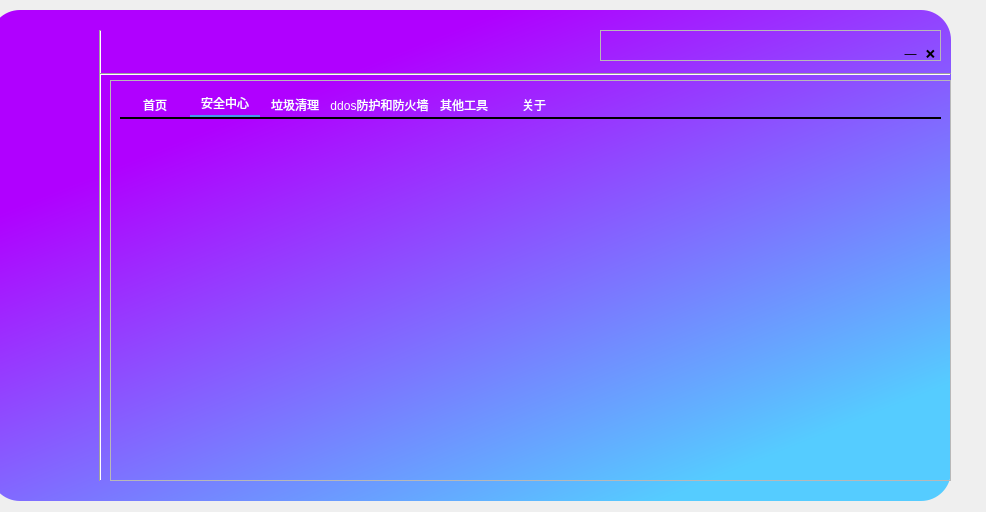
<?xml version="1.0" encoding="UTF-8"?>
<ui version="4.0">
 <class>Form</class>
 <widget class="QWidget" name="Form">
  <property name="geometry">
   <rect>
    <x>0</x>
    <y>0</y>
    <width>986</width>
    <height>512</height>
   </rect>
  </property>
  <property name="windowTitle">
   <string>Form</string>
  </property>
  <widget class="QFrame" name="frame">
   <property name="geometry">
    <rect>
     <x>-10</x>
     <y>10</y>
     <width>961</width>
     <height>491</height>
    </rect>
   </property>
   <property name="styleSheet">
    <string notr="true">#frame{
	background-color: qlineargradient(spread:pad, x1:0, y1:0, x2:0.796, y2:1, stop:0.258706 rgba(176, 0, 255, 255), stop:0.950249 rgba(85, 204, 255, 255));
border-radius:30px
}</string>
   </property>
   <property name="frameShape">
    <enum>QFrame::StyledPanel</enum>
   </property>
   <property name="frameShadow">
    <enum>QFrame::Raised</enum>
   </property>
   <widget class="Line" name="line">
    <property name="geometry">
     <rect>
      <x>-30</x>
      <y>20</y>
      <width>281</width>
      <height>451</height>
     </rect>
    </property>
    <property name="orientation">
     <enum>Qt::Vertical</enum>
    </property>
   </widget>
   <widget class="QFrame" name="frame_2">
    <property name="geometry">
     <rect>
      <x>610</x>
      <y>20</y>
      <width>341</width>
      <height>31</height>
     </rect>
    </property>
    <property name="styleSheet">
     <string notr="true">QPushButton{
    border:none;
}
qpushbutton:hover{
   padding-bottom:5px;
}</string>
    </property>
    <property name="frameShape">
     <enum>QFrame::StyledPanel</enum>
    </property>
    <property name="frameShadow">
     <enum>QFrame::Raised</enum>
    </property>
    <widget class="QPushButton" name="pushButton_3">
     <property name="geometry">
      <rect>
       <x>300</x>
       <y>10</y>
       <width>21</width>
       <height>28</height>
      </rect>
     </property>
     <property name="text">
      <string>—</string>
     </property>
    </widget>
    <widget class="QPushButton" name="pushButton_4">
     <property name="geometry">
      <rect>
       <x>320</x>
       <y>10</y>
       <width>21</width>
       <height>28</height>
      </rect>
     </property>
     <property name="styleSheet">
      <string notr="true"/>
     </property>
     <property name="text">
      <string>❌</string>
     </property>
    </widget>
    <widget class="Line" name="line_2">
     <property name="geometry">
      <rect>
       <x>-450</x>
       <y>10</y>
       <width>781</width>
       <height>81</height>
      </rect>
     </property>
     <property name="orientation">
      <enum>Qt::Horizontal</enum>
     </property>
    </widget>
   </widget>
   <widget class="QFrame" name="frame_4">
    <property name="geometry">
     <rect>
      <x>120</x>
      <y>70</y>
      <width>841</width>
      <height>401</height>
     </rect>
    </property>
    <property name="frameShape">
     <enum>QFrame::StyledPanel</enum>
    </property>
    <property name="frameShadow">
     <enum>QFrame::Raised</enum>
    </property>
    <layout class="QVBoxLayout" name="verticalLayout_2">
     <item>
      <widget class="QTabWidget" name="tabWidget">
       <property name="styleSheet">
        <string notr="true">QTabWidget::pane{
min-width:70px;
min-height:25px;
border-top: 2px solid;

}

QTabBar::tab {

min-width:70px;

min-height:25px;

color: white;

font:12px &quot;Microsoft YaHei&quot;;

border: 0px solid;



}

QTabBar::tab:selected{

min-width:70px;

min-height:25px;
color: white;

font:13px &quot;Microsoft YaHei&quot;;

border: 0px solid;

border-bottom: 2px solid;

border-color: #4796f0;

}</string>
       </property>
       <property name="currentIndex">
        <number>1</number>
       </property>
       <widget class="QWidget" name="tab">
        <attribute name="title">
         <string>首页</string>
        </attribute>
        <widget class="QLineEdit" name="lineEdit">
         <property name="geometry">
          <rect>
           <x>40</x>
           <y>80</y>
           <width>231</width>
           <height>30</height>
          </rect>
         </property>
         <property name="styleSheet">
          <string notr="true">font-family:微软雅黑;
color:gray;</string>
         </property>
         <property name="placeholderText">
          <string>账号</string>
         </property>
        </widget>
        <widget class="QLineEdit" name="lineEdit_2">
         <property name="geometry">
          <rect>
           <x>40</x>
           <y>130</y>
           <width>231</width>
           <height>30</height>
          </rect>
         </property>
         <property name="styleSheet">
          <string notr="true">font-family:微软雅黑;
color:gray;</string>
         </property>
         <property name="placeholderText">
          <string>密码</string>
         </property>
        </widget>
        <widget class="QTextEdit" name="textEdit">
         <property name="geometry">
          <rect>
           <x>540</x>
           <y>40</y>
           <width>230</width>
           <height>131</height>
          </rect>
         </property>
         <property name="styleSheet">
          <string notr="true">QTextEdit {
	background-color: rgb(27, 29, 35);
	border-radius: 5px;
	padding: 10px;
	font-family:微软雅黑;
	color:white;
}
QTextEdit:hover {
	border: 2px solid rgb(64, 71, 88);
}
QTextEdit:focus {
	border: 2px solid rgb(91, 101, 124);
}</string>
         </property>
         <property name="undoRedoEnabled">
          <bool>false</bool>
         </property>
         <property name="readOnly">
          <bool>true</bool>
         </property>
         <property name="html">
          <string>&lt;!DOCTYPE HTML PUBLIC &quot;-//W3C//DTD HTML 4.0//EN&quot; &quot;http://www.w3.org/TR/REC-html40/strict.dtd&quot;&gt;
&lt;html&gt;&lt;head&gt;&lt;meta name=&quot;qrichtext&quot; content=&quot;1&quot; /&gt;&lt;style type=&quot;text/css&quot;&gt;
p, li { white-space: pre-wrap; }
&lt;/style&gt;&lt;/head&gt;&lt;body style=&quot; font-family:'微软雅黑'; font-size:9pt; font-weight:400; font-style:normal;&quot;&gt;
&lt;p style=&quot; margin-top:0px; margin-bottom:0px; margin-left:0px; margin-right:0px; -qt-block-indent:0; text-indent:0px;&quot;&gt;Made By ImportThis&lt;/p&gt;
&lt;p style=&quot; margin-top:0px; margin-bottom:0px; margin-left:0px; margin-right:0px; -qt-block-indent:0; text-indent:0px;&quot;&gt;QQ: 2076966127&lt;/p&gt;
&lt;p style=&quot; margin-top:0px; margin-bottom:0px; margin-left:0px; margin-right:0px; -qt-block-indent:0; text-indent:0px;&quot;&gt;2021/05/20&lt;/p&gt;&lt;/body&gt;&lt;/html&gt;</string>
         </property>
        </widget>
        <widget class="QPushButton" name="pushButton">
         <property name="geometry">
          <rect>
           <x>90</x>
           <y>200</y>
           <width>131</width>
           <height>31</height>
          </rect>
         </property>
         <property name="sizePolicy">
          <sizepolicy hsizetype="Ignored" vsizetype="Fixed">
           <horstretch>0</horstretch>
           <verstretch>0</verstretch>
          </sizepolicy>
         </property>
         <property name="minimumSize">
          <size>
           <width>20</width>
           <height>20</height>
          </size>
         </property>
         <property name="font">
          <font>
           <family>Segoe UI</family>
           <pointsize>9</pointsize>
          </font>
         </property>
         <property name="styleSheet">
          <string notr="true">QPushButton {
	border: 2px solid rgb(52, 59, 72);
	border-radius: 5px;	
	background-color: rgb(52, 59, 72);
	color:gray;
}
QPushButton:hover {
	background-color: rgb(57, 65, 80);
	border: 2px solid rgb(61, 70, 86);
}
QPushButton:pressed {	
	background-color: rgb(35, 40, 49);
	border: 2px solid rgb(43, 50, 61);
}</string>
         </property>
         <property name="text">
          <string>Login</string>
         </property>
         <property name="iconSize">
          <size>
           <width>14</width>
           <height>14</height>
          </size>
         </property>
        </widget>
        <widget class="QLineEdit" name="lineEdit_3">
         <property name="geometry">
          <rect>
           <x>290</x>
           <y>80</y>
           <width>231</width>
           <height>30</height>
          </rect>
         </property>
         <property name="styleSheet">
          <string notr="true">font-family:微软雅黑;
color:gray;</string>
         </property>
         <property name="placeholderText">
          <string>账号</string>
         </property>
        </widget>
        <widget class="QLineEdit" name="lineEdit_4">
         <property name="geometry">
          <rect>
           <x>290</x>
           <y>130</y>
           <width>231</width>
           <height>30</height>
          </rect>
         </property>
         <property name="styleSheet">
          <string notr="true">font-family:微软雅黑;
color:gray;</string>
         </property>
         <property name="placeholderText">
          <string>密码</string>
         </property>
        </widget>
        <widget class="QPushButton" name="pushButton_2">
         <property name="geometry">
          <rect>
           <x>340</x>
           <y>200</y>
           <width>131</width>
           <height>31</height>
          </rect>
         </property>
         <property name="sizePolicy">
          <sizepolicy hsizetype="Ignored" vsizetype="Fixed">
           <horstretch>0</horstretch>
           <verstretch>0</verstretch>
          </sizepolicy>
         </property>
         <property name="minimumSize">
          <size>
           <width>20</width>
           <height>20</height>
          </size>
         </property>
         <property name="font">
          <font>
           <family>Segoe UI</family>
           <pointsize>9</pointsize>
          </font>
         </property>
         <property name="styleSheet">
          <string notr="true">QPushButton {
	border: 2px solid rgb(52, 59, 72);
	border-radius: 5px;	
	background-color: rgb(52, 59, 72);
	color:gray;
}
QPushButton:hover {
	background-color: rgb(57, 65, 80);
	border: 2px solid rgb(61, 70, 86);
}
QPushButton:pressed {	
	background-color: rgb(35, 40, 49);
	border: 2px solid rgb(43, 50, 61);
}</string>
         </property>
         <property name="text">
          <string>Register</string>
         </property>
         <property name="iconSize">
          <size>
           <width>14</width>
           <height>14</height>
          </size>
         </property>
        </widget>
        <widget class="QPushButton" name="pushButton_12">
         <property name="geometry">
          <rect>
           <x>700</x>
           <y>250</y>
           <width>51</width>
           <height>51</height>
          </rect>
         </property>
         <property name="styleSheet">
          <string notr="true">QPushButton{
	background-color: qconicalgradient(cx:0.5, cy:0.5, angle:0, 		stop:0.1 rgba(85, 170, 255, 255), stop:0.09 rgba(255, 255, 255, 255));
	border-radius: 25px;
	border: 2px solid gray;
}
QPushButton:hover{                    
	border:3px solid gray;
}
QPushButton:pressed{
	border: 2px solid gray;
}</string>
         </property>
         <property name="text">
          <string/>
         </property>
        </widget>
        <widget class="QPushButton" name="pushButton_13">
         <property name="geometry">
          <rect>
           <x>620</x>
           <y>250</y>
           <width>51</width>
           <height>51</height>
          </rect>
         </property>
         <property name="styleSheet">
          <string notr="true">QPushButton{
	background-color: qconicalgradient(cx:0.5, cy:0.5, angle:0, 		stop:0.1 rgba(85, 170, 255, 255), stop:0.09 rgba(255, 255, 255, 255));
	border-radius: 25px;
	border: 2px solid gray;
}
QPushButton:hover{                    
	border:3px solid gray;
}
QPushButton:pressed{
	border: 2px solid gray;
}</string>
         </property>
         <property name="text">
          <string/>
         </property>
        </widget>
        <widget class="QLabel" name="label_15">
         <property name="geometry">
          <rect>
           <x>600</x>
           <y>210</y>
           <width>54</width>
           <height>41</height>
          </rect>
         </property>
         <property name="styleSheet">
          <string notr="true">font-family: 微软雅黑;</string>
         </property>
         <property name="text">
          <string>CPU: </string>
         </property>
        </widget>
       </widget>
       <widget class="QWidget" name="tab_4">
        <attribute name="title">
         <string>安全中心</string>
        </attribute>
       </widget>
       <widget class="QWidget" name="tab_5">
        <attribute name="title">
         <string>垃圾清理</string>
        </attribute>
       </widget>
       <widget class="QWidget" name="tab_3">
        <attribute name="title">
         <string>ddos防护和防火墙</string>
        </attribute>
       </widget>
       <widget class="QWidget" name="tab_2">
        <attribute name="title">
         <string>其他工具</string>
        </attribute>
        <widget class="QTreeView" name="treeView">
         <property name="geometry">
          <rect>
           <x>0</x>
           <y>0</y>
           <width>821</width>
           <height>351</height>
          </rect>
         </property>
        </widget>
       </widget>
       <widget class="QWidget" name="tab_6">
        <attribute name="title">
         <string>关于</string>
        </attribute>
       </widget>
      </widget>
     </item>
    </layout>
   </widget>
   <widget class="Line" name="line_3">
    <property name="geometry">
     <rect>
      <x>110</x>
      <y>49</y>
      <width>851</width>
      <height>31</height>
     </rect>
    </property>
    <property name="orientation">
     <enum>Qt::Horizontal</enum>
    </property>
   </widget>
  </widget>
 </widget>
 <tabstops>
  <tabstop>pushButton_4</tabstop>
  <tabstop>pushButton_3</tabstop>
 </tabstops>
 <resources/>
 <connections/>
</ui>
